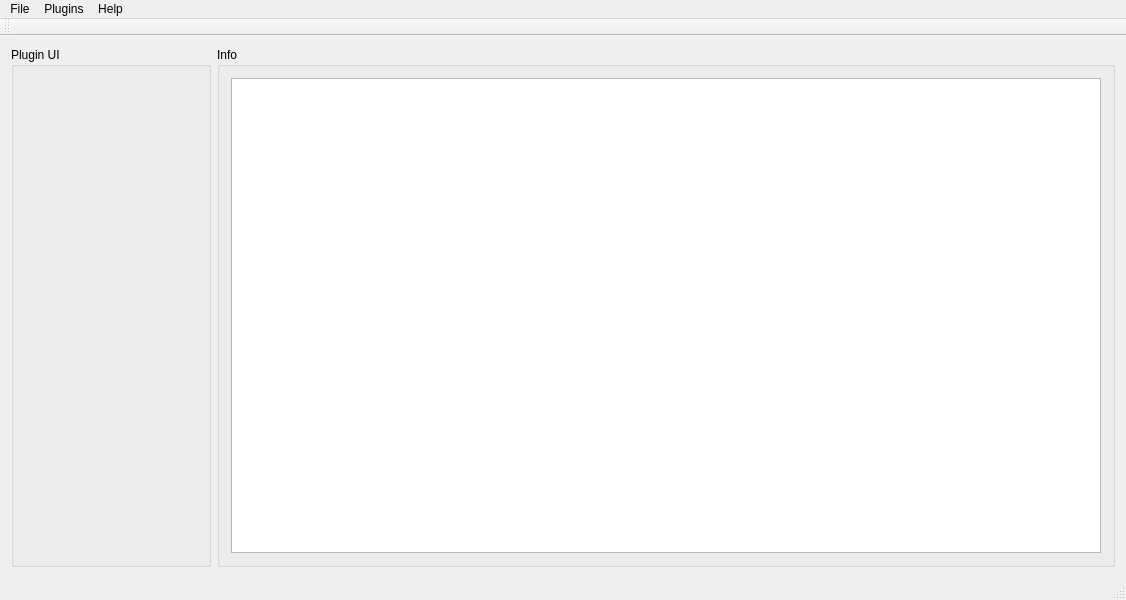
<?xml version="1.0" encoding="UTF-8"?>
<ui version="4.0">
 <class>MainWindow</class>
 <widget class="QMainWindow" name="MainWindow">
  <property name="geometry">
   <rect>
    <x>0</x>
    <y>0</y>
    <width>1126</width>
    <height>600</height>
   </rect>
  </property>
  <property name="minimumSize">
   <size>
    <width>0</width>
    <height>0</height>
   </size>
  </property>
  <property name="maximumSize">
   <size>
    <width>16777215</width>
    <height>16777215</height>
   </size>
  </property>
  <property name="windowTitle">
   <string>MergeSheets</string>
  </property>
  <widget class="QWidget" name="centralWidget">
   <layout class="QGridLayout" name="gridLayout_3">
    <item row="0" column="0">
     <layout class="QGridLayout" name="gridLayout">
      <item row="0" column="0">
       <widget class="QGroupBox" name="pluginGroupBox">
        <property name="minimumSize">
         <size>
          <width>200</width>
          <height>0</height>
         </size>
        </property>
        <property name="maximumSize">
         <size>
          <width>16777215</width>
          <height>16777215</height>
         </size>
        </property>
        <property name="title">
         <string>Plugin UI</string>
        </property>
        <layout class="QGridLayout" name="gridLayout_2">
         <item row="0" column="0">
          <layout class="QVBoxLayout" name="pluginLayout"/>
         </item>
        </layout>
       </widget>
      </item>
      <item row="0" column="1">
       <widget class="QGroupBox" name="infoGroupBox_">
        <property name="enabled">
         <bool>true</bool>
        </property>
        <property name="maximumSize">
         <size>
          <width>16777215</width>
          <height>16777215</height>
         </size>
        </property>
        <property name="title">
         <string>Info</string>
        </property>
        <layout class="QGridLayout" name="gridLayout_4">
         <item row="0" column="0">
          <widget class="QTextEdit" name="infoTextEdit"/>
         </item>
        </layout>
       </widget>
      </item>
     </layout>
    </item>
   </layout>
  </widget>
  <widget class="QMenuBar" name="menuBar">
   <property name="geometry">
    <rect>
     <x>0</x>
     <y>0</y>
     <width>1126</width>
     <height>22</height>
    </rect>
   </property>
   <widget class="QMenu" name="menuPlugins">
    <property name="title">
     <string>Plugins</string>
    </property>
   </widget>
   <widget class="QMenu" name="menuFile">
    <property name="title">
     <string>File</string>
    </property>
    <addaction name="actionOpen"/>
    <addaction name="actionSave"/>
   </widget>
   <widget class="QMenu" name="menuHelp">
    <property name="title">
     <string>Help</string>
    </property>
    <addaction name="actionAbout"/>
   </widget>
   <addaction name="menuFile"/>
   <addaction name="menuPlugins"/>
   <addaction name="menuHelp"/>
  </widget>
  <widget class="QToolBar" name="mainToolBar">
   <attribute name="toolBarArea">
    <enum>TopToolBarArea</enum>
   </attribute>
   <attribute name="toolBarBreak">
    <bool>false</bool>
   </attribute>
  </widget>
  <widget class="QStatusBar" name="statusBar"/>
  <action name="actionMergeSheets">
   <property name="text">
    <string>MergeSheets</string>
   </property>
  </action>
  <action name="actionMergeFiles">
   <property name="text">
    <string>MergeFiles</string>
   </property>
  </action>
  <action name="actionOpen">
   <property name="text">
    <string>Open</string>
   </property>
  </action>
  <action name="actionSave">
   <property name="text">
    <string>Save</string>
   </property>
  </action>
  <action name="actionVersion">
   <property name="text">
    <string>Version</string>
   </property>
  </action>
  <action name="actionAbout">
   <property name="text">
    <string>About</string>
   </property>
  </action>
  <action name="actionMergeFilesInDir">
   <property name="text">
    <string>MergeFilesInDir</string>
   </property>
  </action>
 </widget>
 <layoutdefault spacing="6" margin="11"/>
 <resources>
  <include location="MainWindow.qrc"/>
 </resources>
 <connections/>
</ui>
